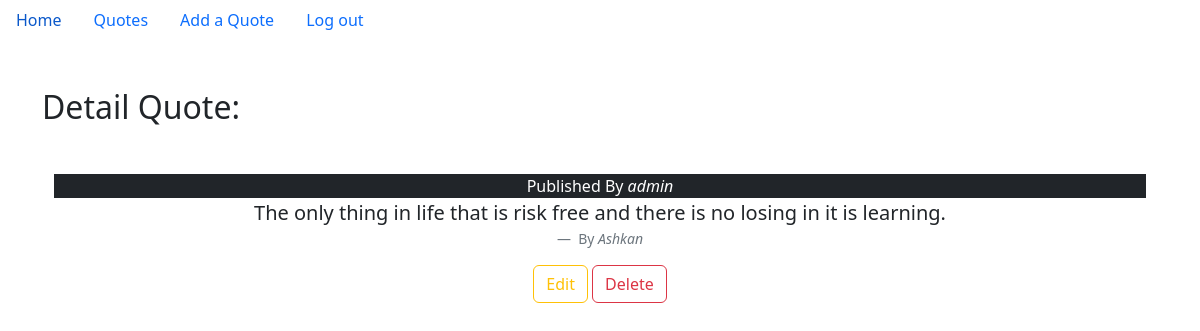
The page /quote/quote_detail/4/ (signed in) on the database its author committed.
### myApp/models.py (models this page shows, shortened)
class Quote(models.Model):
    body = models.CharField(max_length=500)
    publisher = models.ForeignKey(User, on_delete=models.CASCADE)
    author = models.CharField(max_length=260)
    like_numbers = models.PositiveSmallIntegerField(default=0)

### myApp/views.py (the view)
# urls.py: path('quote/quote_detail/<int:pk>/', views.QuoteDetailView.as_view(), name='quote_detail'),
class QuoteDetailView(LoginRequiredMixin, generic.DetailView):
    model = Quote
    template_name = 'myApp/quote_detail.html'

### templates/myApp/quote_detail.html
{% extends 'base.html' %}
{% block content %}
  <div class="container mt-5">
    <h2>Detail Quote:</h2>
      <div class="container mt-5">
        <figcaption class="blockquote-header text-center text-white bg-dark">
          Published By <cite title="Source Title">{{ quote.publisher }}</cite>
        </figcaption>
        <figure class="text-center">
            <blockquote class="blockquote">
              <p>{{ quote.body }}</p>
            </blockquote>
            <figcaption class="blockquote-footer">
              By <cite title="Source Title">{{ quote.author }}</cite>
            </figcaption>
            <a href="{% url 'quote_edit' quote.id %}" class="btn btn-outline-warning">Edit</a>
              <a href="{% url 'quote_delete' quote.id %}" class="btn btn-outline-danger">Delete</a>
          </figure>
      </div>
  </div>
{% endblock content %}

### static/css/base.css (style rules this page uses)
body { background-color: cornsilk; }

### rows shown on the page
Quote: publisher "admin", body "The only thing in life that is risk free and there is no losing in it is learning.", author "Ashkan"
